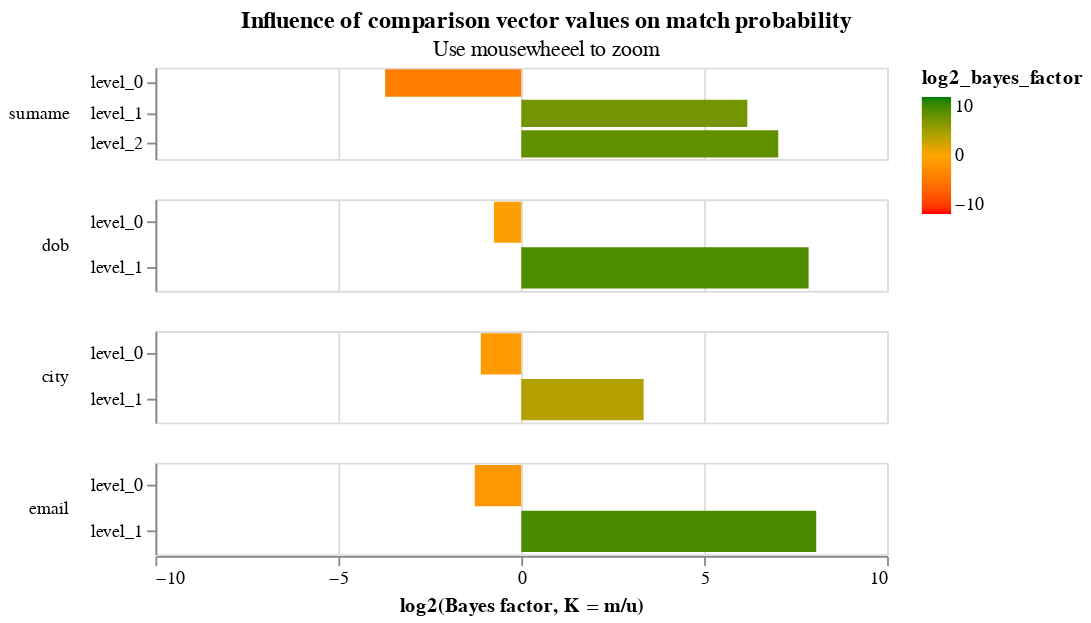

Notebook source saved alongside this figure:
### Markdown cell above
An alternative representation of the parameters displays them in terms of the effect different values in the comparison vectors have on the match probability:

### Code cell
model.bayes_factor_chart()

### Figure 1 — Vega-Lite specification as saved in the notebook (floating-point values rounded to 4 significant figures)
{"$schema": "https://vega.github.io/schema/vega-lite/v4.json", "config": {"header": {"title": null}, "mark": {"tooltip": null}, "title": {"anchor": "middle"}, "view": {"continuousHeight": 300, "continuousWidth": 400, "height": 300, "width": 400}}, "data": {"name": "data-ab5e3f984c59e9669300ef3bfb48d33b"}, "datasets": {"data-ab5e3f984c59e9669300ef3bfb48d33b": [{"bayes_factor": 0.07585, "column_name": "surname", "gamma_column_name": "gamma_surname", "gamma_index": 0, "level_name": "level_0", "level_proportion": 0.6855, "log2_bayes_factor": -3.721, "m_probability": 0.07517, "max_gamma_index": 2, "num_levels": 3, "u_probability": 0.9911}, {"bayes_factor": 72.45, "column_name": "surname", "gamma_column_name": "gamma_surname", "gamma_index": 1, "level_name": "level_1", "level_proportion": 0.09864, "log2_bayes_factor": 6.179, "m_probability": 0.2877, "max_gamma_index": 2, "num_levels": 3, "u_probability": 0.00397}, {"bayes_factor": 130.3, "column_name": "surname", "gamma_column_name": "gamma_surname", "gamma_index": 2, "level_name": "level_2", "level_proportion": 0.2159, "log2_bayes_factor": 7.026, "m_probability": 0.6371, "max_gamma_index": 2, "num_levels": 3, "u_probability": 0.00489}, {"bayes_factor": 0.5965, "column_name": "dob", "gamma_column_name": "gamma_dob", "gamma_index": 0, "level_name": "level_0", "level_proportion": 0.8638, "log2_bayes_factor": -0.7455, "m_probability": 0.5954, "max_gamma_index": 1, "num_levels": 2, "u_probability": 0.9983}, {"bayes_factor": 231.5, "column_name": "dob", "gamma_column_name": "gamma_dob", "gamma_index": 1, "level_name": "level_1", "level_proportion": 0.1362, "log2_bayes_factor": 7.855, "m_probability": 0.4046, "max_gamma_index": 1, "num_levels": 2, "u_probability": 0.001748}, {"bayes_factor": 0.465, "column_name": "city", "gamma_column_name": "gamma_city", "gamma_index": 0, "level_name": "level_0", "level_proportion": 0.7762, "log2_bayes_factor": -1.105, "m_probability": 0.4393, "max_gamma_index": 1, "num_levels": 2, "u_probability": 0.9449}, {"bayes_factor": 10.17, "column_name": "city", "gamma_column_name": "gamma_city", "gamma_index": 1, "level_name": "level_1", "level_proportion": 0.2238, "log2_bayes_factor": 3.346, "m_probability": 0.5607, "max_gamma_index": 1, "num_levels": 2, "u_probability": 0.05515}, {"bayes_factor": 0.4142, "column_name": "email", "gamma_column_name": "gamma_email", "gamma_index": 0, "level_name": "level_0", "level_proportion": 0.8027, "log2_bayes_factor": -1.272, "m_probability": 0.4133, "max_gamma_index": 1, "num_levels": 2, "u_probability": 0.9978}, {"bayes_factor": 267.4, "column_name": "email", "gamma_column_name": "gamma_email", "gamma_index": 1, "level_name": "level_1", "level_proportion": 0.1973, "log2_bayes_factor": 8.063, "m_probability": 0.5867, "max_gamma_index": 1, "num_levels": 2, "u_probability": 0.002194}]}, "encoding": {"color": {"field": "log2_bayes_factor", "scale": {"domain": [-10, 0, 10], "range": ["red", "orange", "green"]}, "type": "quantitative"}, "row": {"field": "column_name", "header": {"labelAlign": "left", "labelAnchor": "middle", "labelAngle": 0}, "sort": {"field": "gamma_index"}, "type": "nominal"}, "tooltip": [{"field": "column_name", "type": "nominal"}, {"field": "level_name", "type": "ordinal"}, {"field": "m_probability", "format": ".4f", "type": "quantitative"}, {"field": "bayes_factor", "format": ".4f", "type": "quantitative"}, {"field": "level_proportion", "format": ".2%", "title": "Percentage of record comparisons in this level", "type": "nominal"}, {"field": "log2_bayes_factor", "format": ".4f", "title": "log2(Bayes factor, K = m/u)", "type": "quantitative"}], "x": {"axis": {"title": "log2(Bayes factor, K = m/u)", "values": [-10, -5, 0, 5, 10]}, "field": "log2_bayes_factor", "scale": {"domain": [-10, 10]}, "type": "quantitative"}, "y": {"axis": {"title": null}, "field": "level_name", "type": "nominal"}}, "height": 50, "mark": {"clip": true, "type": "bar"}, "resolve": {"scale": {"y": "independent"}}, "selection": {"selector076": {"bind": "scales", "encodings": ["x"], "type": "interval"}}, "title": {"subtitle": "Use mousewheeel to zoom", "text": "Influence of comparison vector values on match probability"}}
